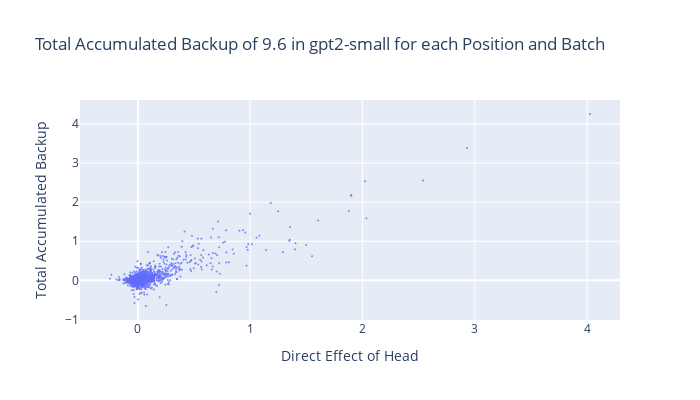

Write notebook code for a chart like this one.
### Code cell
def dir_effects_from_sample_ablating_head(layer, head):
    """this function gets the new direct effect of all the heads when sample ablating the input head
    it uses the global cache, owt_tokens, corrupted_owt_tokens
    """

    ablate_heads = [[layer, head]]
    new_cache = act_patch(model, owt_tokens, [Node("z", layer, head) for (layer,head) in ablate_heads],
                            return_item, corrupted_owt_tokens, apply_metric_to_cache= True)

    temp = collect_direct_effect(new_cache, owt_tokens, display = False)
    ablated_per_head_batch_direct_effect = einops.rearrange(temp,
                                            "(n_layer n_heads_per_layer) batch pos -> n_layer n_heads_per_layer batch pos",
                                            n_layer = model.cfg.n_layers, n_heads_per_layer = model.cfg.n_heads)
                                            
    return ablated_per_head_batch_direct_effect
def create_scatter_of_backup_of_head(layer, head):
    """"
    this function:
    1) gets the direct effect of all the heads when sample ablating the input head
    2) gets the total accumulated backup of the head for each prompt and position
    3) plots the clean direct effect vs accumulated backup
    """
    ablated_per_head_batch_direct_effect = dir_effects_from_sample_ablating_head(layer, head)

    # 2) gets the total accumulated backup of the head for each prompt and position
    downstream_change_in_logit_diff: Float[Tensor, "layer head batch pos"] = ablated_per_head_batch_direct_effect - per_head_direct_effect
    assert downstream_change_in_logit_diff[0:layer].sum((0,1,2,3)).item() == 0
    sum_across_all_downstream_heads = downstream_change_in_logit_diff[(layer+1):].sum((0,1))
    
    #  3) plots the clean direct effect vs accumulated backup
    fig = go.Figure()
    scatter_plot = go.Scatter(
        x= per_head_direct_effect[layer, head].flatten().cpu(),
        y=sum_across_all_downstream_heads.flatten().cpu(),
        text=[f"Batch {i[0]}, Pos {i[1]}" for i in itertools.product(range(BATCH_SIZE), range(PROMPT_LEN))],  # Set the hover labels to the text attribute
        mode='markers',
        marker=dict(size=2, opacity=0.8),
    )
    fig.add_trace(scatter_plot)
    fig.update_layout(
        title=f"Total Accumulated Backup of {layer}.{head} in {model_name} for each Position and Batch",
    )
    fig.update_xaxes(title = "Direct Effect of Head")
    fig.update_yaxes(title = "Total Accumulated Backup")
    fig.update_layout(width=700, height=400)
    fig.show()



create_scatter_of_backup_of_head(9,6)

### Figure 1 — Plotly figure (JSON) as saved in the notebook; plotly's stock layout.template omitted (floating-point values rounded to 4 significant figures; data arrays with more than 128 entries replaced by an {"elided": "..."} marker saying what was removed)
{"data": [{"marker": {"opacity": 0.8, "size": 2}, "mode": "markers", "text": {"elided": "5000 str values"}, "type": "scatter", "x": {"elided": "4950 float values"}, "y": {"elided": "4950 float values"}}], "layout": {"height": 400, "title": {"text": "Total Accumulated Backup of 9.6 in gpt2-small for each Position and Batch"}, "width": 700, "xaxis": {"title": {"text": "Direct Effect of Head"}}, "yaxis": {"title": {"text": "Total Accumulated Backup"}}}}
